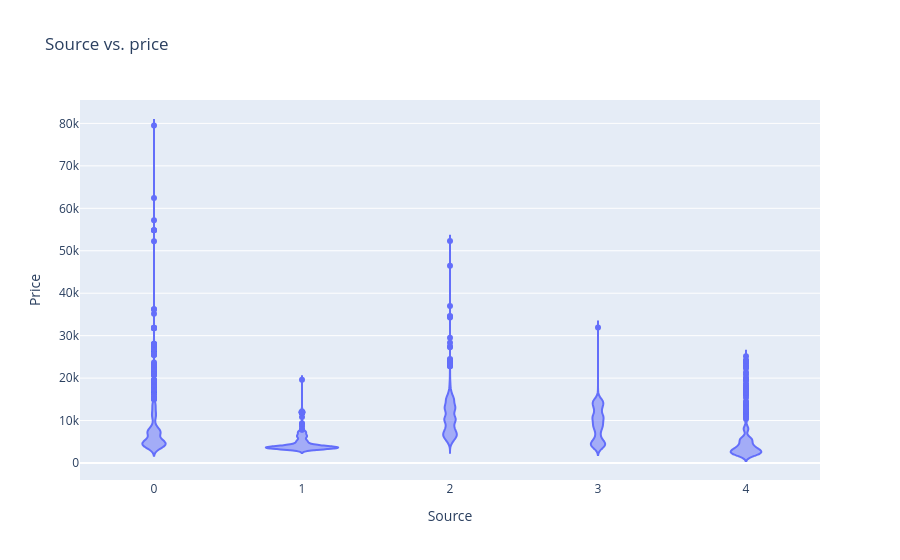

The notebook cell saved with this chart:
### Code cell
px.violin(final_df,x="Source",y="Price",title='Source vs. price')

### Figure 1 — Plotly figure (JSON) as saved in the notebook; plotly's stock layout.template omitted (floating-point values rounded to 4 significant figures; data arrays with more than 128 entries replaced by an {"elided": "..."} marker saying what was removed)
{"data": [{"alignmentgroup": "True", "box": {"visible": false}, "hovertemplate": "Source=%{x}<br>Price=%{y}<extra></extra>", "legendgroup": "", "marker": {"color": "#636efa"}, "name": "", "offsetgroup": "", "orientation": "v", "scalegroup": "True", "showlegend": false, "type": "violin", "x": {"elided": "13352 int values"}, "x0": " ", "xaxis": "x", "y": {"elided": "13352 int values"}, "y0": " ", "yaxis": "y"}], "layout": {"autosize": true, "legend": {"tracegroupgap": 0}, "title": {"text": "Source vs. price"}, "violinmode": "group", "xaxis": {"anchor": "y", "autorange": true, "domain": [0, 1], "range": [-0.5, 4.5], "title": {"text": "Source"}, "type": "linear"}, "yaxis": {"anchor": "x", "autorange": true, "domain": [0, 1], "range": [-4002.0, 85510.0], "title": {"text": "Price"}, "type": "linear"}}}
